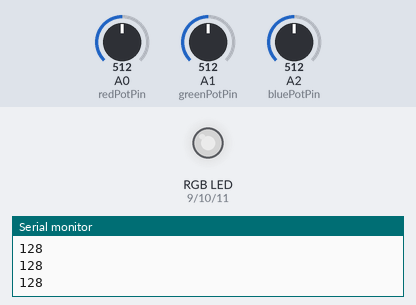
Recording of a sketch running on a simulated Arduino Uno, built with avr-gcc and run on an emulated ATmega328P. Shown: an RGB LED mixed from three pins (HIGH = lit), the last lines printed to the serial monitor. The test bench sets the inputs (shaded band); at power-on: A0 (redPotPin) = 512, A1 (greenPotPin) = 512, A2 (bluePotPin) = 512. Dim RGB values are drawn brighter than linear.

Above: at 1.2 s.
1.3 s: A0 (redPotPin) set to 306
At 2.5 s:
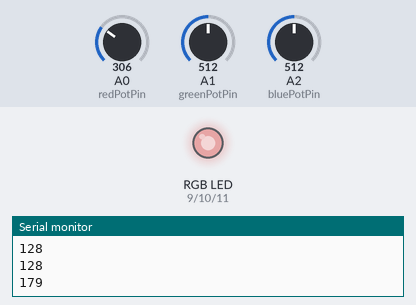
2.8 s: A1 (greenPotPin) set to 306
At 3.6 s:
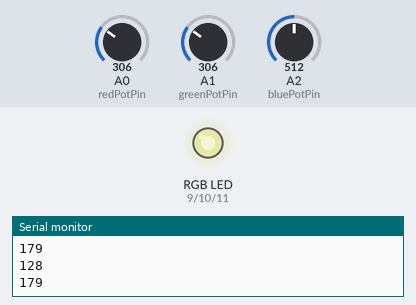
4.3 s: A2 (bluePotPin) set to 900
At 4.6 s:
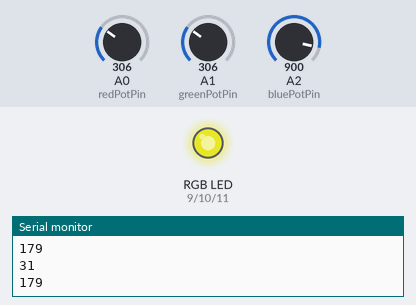
5.8 s: A0 (redPotPin) set to 122
At 7.0 s:
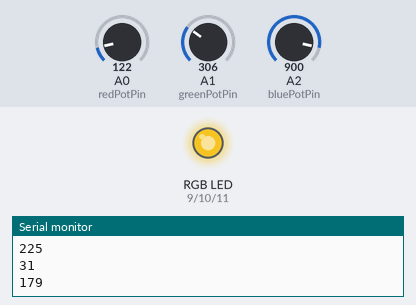
7.3 s: A2 (bluePotPin) set to 716
At 8.1 s:
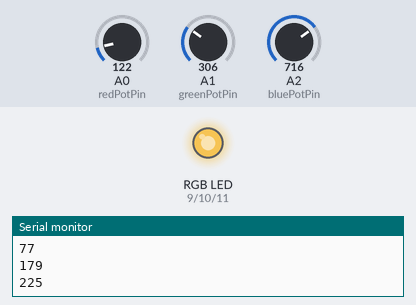
8.8 s: A1 (greenPotPin) set to 122
At 9.2 s:
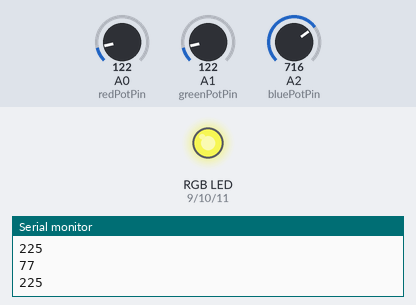
Timing chart, 0 to 11.3 s (numbered marks = the images above; inputs shaded):
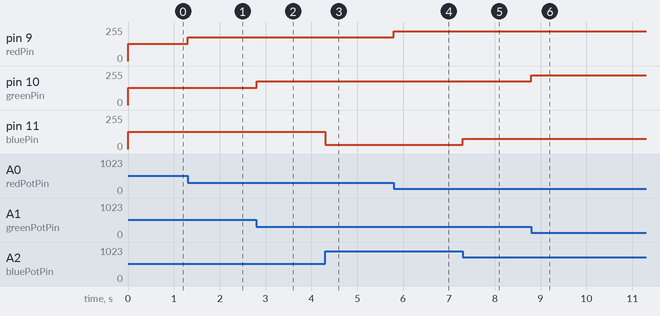

Measured:
- after the input at 1.3 s, pin 9 (redPin): 128/255 → 179/255 at once
- after the input at 2.8 s, pin 10 (greenPin): 128/255 → 179/255 at once
- after the input at 4.3 s, pin 11 (bluePin): 128/255 → 31/255 at once
- after the input at 5.8 s, pin 9 (redPin): 179/255 → 225/255 at once
- after the input at 7.3 s, pin 11 (bluePin): 31/255 → 77/255 at once
- after the input at 8.8 s, pin 10 (greenPin): 179/255 → 225/255 at once

The sketch:

RGB_Potenciometer.ino
```cpp
/*		24/09/2015
		LED RGB variando cores de acordo com valores de um potenciometro
		Autor: Arthur Almeida
		O circuito pode ser visto em: http://imgur.com/M4h1Cgk
*/

/* Declarando Pinos usados c/ PWM
	 PWM A modulação por Largura de Pulso ou PWM é a modulação ou alteração da
	 largura do pulso de um sinal de onda quadrada, com estas entradas pode-se
	 obter resultados analógicos por meio de sinal digital.
*/

int redPin = 9;
int greenPin = 10;
int bluePin = 11;

// Declarando Pinos usados c/ Potenciômetro

int redPotPin = 0;
int greenPotPin = 1;
int bluePotPin = 2;

// Declarando Variaveis

int RedColor;
int GreenColor;
int BlueColor;

void setup()
{
  Serial.begin(9600);

// Definindo os pinos como OUTPUT

/* Pinos definidos como OUTPUT são ditos em estado de baixa impedância,
	 isso significa que podem distribuir uma quantidade substancial de corrente
	 para outros circuitos
*/

  pinMode(redPin, OUTPUT);
  pinMode(greenPin, OUTPUT);
  pinMode(bluePin, OUTPUT);
}

void loop()
{
/* Lê o valor em cada pino analógico e escala o valor entre 0 - 255
 	 este valor é subtraído do valor máximo 255 para permitir variar
 	 na escala de 0 à 255. */

  RedColor = (255 - map( analogRead(redPotPin), 0, 1024, 0, 255 ));
  BlueColor = (255 - map( analogRead(bluePotPin), 0, 1024, 0, 255 ));
  GreenColor = (255 - map( analogRead(greenPotPin), 0, 1024, 0, 255 ));

// Escreve a cor em cada pino usando o PWM e o valor obtido acima

  analogWrite(redPin, RedColor);
  analogWrite(bluePin, BlueColor);
  analogWrite(greenPin, GreenColor);

//Escreve na saída serial o valor obtido

  Serial.println(RedColor);
  Serial.println(BlueColor);
  Serial.println(GreenColor);

}
```
